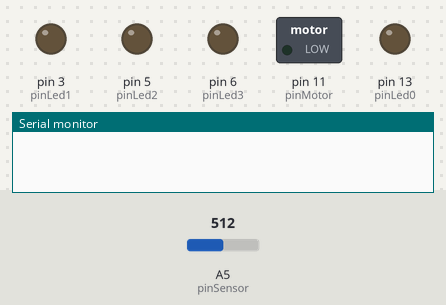
A sketch run on a simulated Arduino Uno, built with avr-gcc and run on an emulated ATmega328P. Shown: switched loads named in the sketch (green lamp = pin HIGH), output pins drawn as LEDs (lit = HIGH), the last lines printed to the serial monitor. Inputs (shaded band) come from the test bench; at power-on: A5 (pinSensor) = 512.

Above: at 0.1 s.
At 5.1 s:
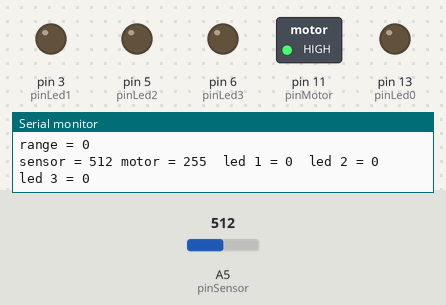
Timing chart, 0 to 6.6 s (numbered marks = the images above):
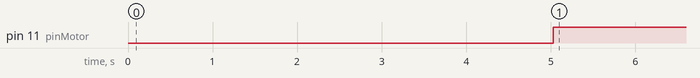

The sketch:

ledSensorMotor.ino
```cpp
int pinLed0 = 13;
int pinLed1 = 3;
int pinLed2 = 5;
int pinLed3 = 6;
int pinSensor = A5;
int pinMotor = 11;
int maxSensor = 0;
int minSensor = 1024;
int range = 0;

void setup()
{
 delay(2000);
 Serial.begin(9600);

 pinMode(pinSensor, INPUT);
 pinMode(pinLed1, OUTPUT);
 pinMode(pinLed2, OUTPUT);
 pinMode(pinLed3, OUTPUT);
 pinMode(pinMotor, OUTPUT);
 pinMode(pinLed0, OUTPUT);

 while(millis() <= 5000)
 {
   delay(100);

   digitalWrite(pinLed0, HIGH);

   minSensor = min(minSensor,analogRead(pinSensor));
   maxSensor = max(maxSensor,analogRead(pinSensor));

   Serial.print("min = ");
   Serial.print(minSensor);
   Serial.print("  max = ");
   Serial.println(maxSensor);

   digitalWrite(pinLed0, LOW);
 }

 range = ((maxSensor - minSensor)/5);

 Serial.print("range = ");
 Serial.println(range);
}

void loop()
{
  int sensor = 0, led1 = 0, led2 = 0, led3 = 0, motor = 0;

  sensor = analogRead(pinSensor);
  sensor = constrain(sensor,minSensor,maxSensor);

  if(sensor >= (minSensor + range))
  {
  led1 = sensor;
  led1 = constrain(led1,(minSensor + range),(minSensor + 2*range));
  led1 = map(led1,(minSensor + range),(minSensor + 2*range),0,255);
  led1 = constrain(led1,0,255);
  }
  else
  {
    led1 = 0;
  }
  if(sensor >= (minSensor + (2*range)))
  {
  led2 = sensor;
  led2 = constrain(led2,(minSensor + 2*range),(minSensor + 3*range));
  led2 = map(led2,(minSensor + 2*range),(minSensor + 3*range),0,255);
  led2 = constrain(led2,0,255);
  }
  else
  {
    led2 = 0;
  }
  if(sensor >= (minSensor + (3*range)))
  {
  led3 = sensor;
  led3 = constrain(led3,(minSensor + 3*range),(minSensor + 4*range));
  led3 = map(led3,(minSensor + 3*range),(minSensor + 4*range),0,255);
  led3 = constrain(led3,0,255);
  }
    else
  {
    led3 = 0;
  }

  if(sensor >= (minSensor + range - 60))
  {
  motor = sensor;
  motor = constrain(motor,(minSensor + range - 60),maxSensor);
  motor = map(motor,(minSensor + range - 60),maxSensor,0,255);
  }
  else
  {
    motor = 0;
  }

  analogWrite(pinLed1,led1);
  analogWrite(pinLed2,led2);
  analogWrite(pinLed3,led3);
  analogWrite(pinMotor,motor);

  Serial.print("sensor = ");
  Serial.print(sensor);
  Serial.print(" motor = ");
  Serial.print(motor);
  Serial.print("  led 1 = ");
  Serial.print(led1);
  Serial.print("  led 2 = ");
  Serial.print(led2);
  Serial.print("  led 3 = ");
  Serial.println(led3);

  delay(100);
}
```

Measured:
- by itself, pin 11 (pinMotor): LOW → HIGH at 5.0 s
